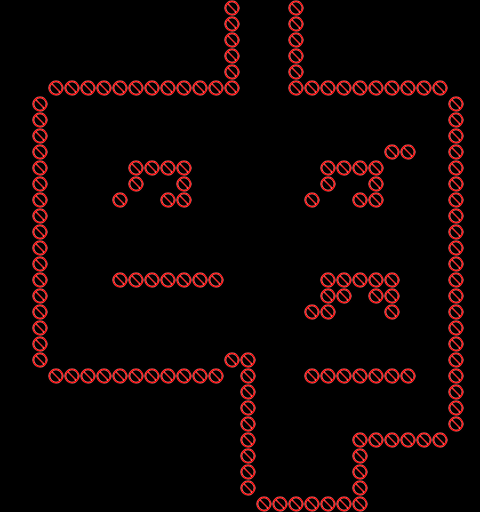

This game map was drawn from its Tiled (.tmx) file and the tilesets committed beside it. A one-line description and the trimmed map source follow:
An orthogonal 30x32 tile map with 16x16 px tiles, 1 tile layer (collionsblock), 8 hidden layers not drawn, 5 tilesets.

<map version="1.9" tiledversion="1.9.2" orientation="orthogonal" renderorder="right-down" width="30" height="32" tilewidth="16" tileheight="16" infinite="0" nextlayerid="21" nextobjectid="1">
 <editorsettings>
  <export target="alabastia.json" format="json" />
 </editorsettings>
 <tileset firstgid="1" source="../../assets/tilesets/Nature Autumn.tsx" />
 <tileset firstgid="541" source="../../assets/tilesets/Nature Summer.tsx" />
 <tileset firstgid="1261" source="../../assets/tilesets/Serene_Village_16x16.tsx" />
 <tileset firstgid="2116" source="../../assets/tilesets/collisonblock.tsx" />
 <tileset firstgid="2117" source="../../../../../tag2/assets/tilesets/Nature Summer.tsx" />
 <layer id="1" name="water" width="30" height="32" visible="0">
  <data>[960 cells, 960 non-empty, 12 distinct tile ids]</data>
 </layer>
 <layer id="3" name="ground" width="30" height="32" visible="0">
  <data>[960 cells, 915 non-empty, 13 distinct tile ids]</data>
 </layer>
 <layer id="15" name="paths" width="30" height="32" visible="0">
  <data>[960 cells, 469 non-empty, 66 distinct tile ids]</data>
 </layer>
 <layer id="20" name="signs" width="30" height="32" visible="0">
  <data>[960 cells, 20 non-empty, 3 distinct tile ids]</data>
 </layer>
 <layer id="9" name="tree" width="30" height="32" visible="0">
  <data>[960 cells, 408 non-empty, 20 distinct tile ids]</data>
 </layer>
 <layer id="16" name="Houses" width="30" height="32" visible="0">
  <data>[960 cells, 55 non-empty, 38 distinct tile ids]</data>
 </layer>
 <layer id="17" name="decoration" width="30" height="32" visible="0">
  <data>[960 cells, 49 non-empty, 25 distinct tile ids]</data>
 </layer>
 <layer id="18" name="collionsblock" width="30" height="32">
  <data>[960 cells, 153 non-empty, 1 distinct tile ids]</data>
 </layer>
 <layer id="19" name="forground objects" width="30" height="32" visible="0">
  <data>[960 cells, 27 non-empty, 10 distinct tile ids]</data>
 </layer>
</map>
